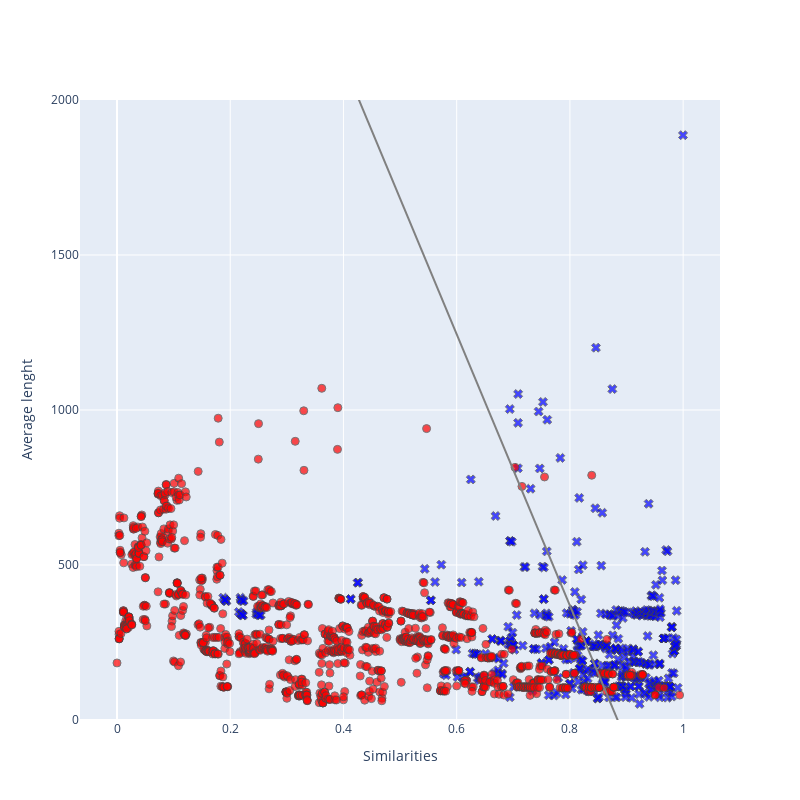
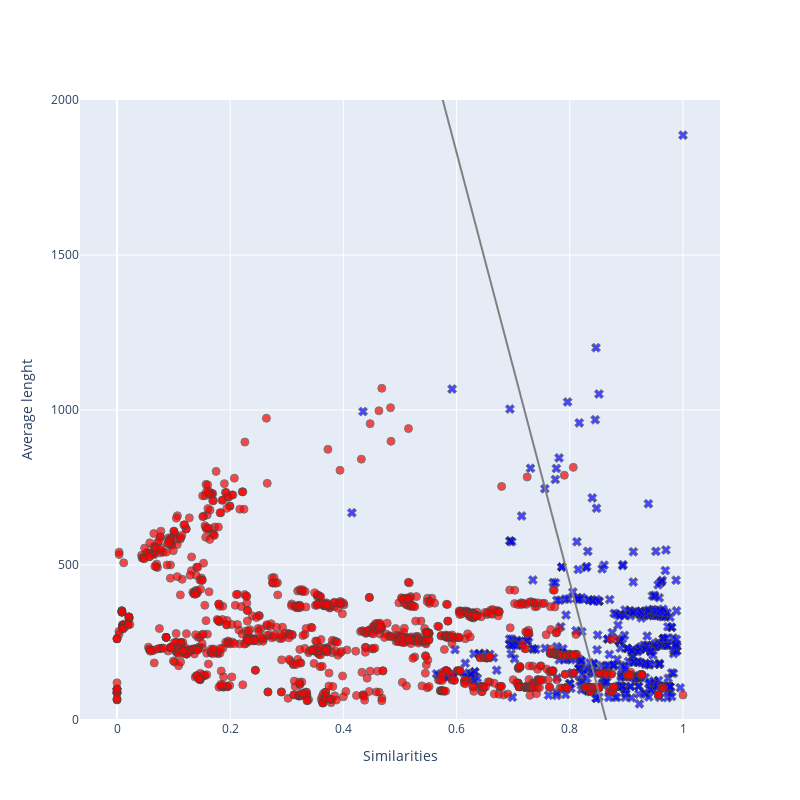

Here is the notebook cell these charts were saved with, in order:
### Code cell
from similarities.lcs_similarity import LCSSimilarity
visualize_data_and_lr_decision_boundary('filtered.csv', LCSSimilarity(vectorized=False))
visualize_data_and_lr_decision_boundary('filtered.csv', LCSSimilarity(vectorized=True))

### Figure 1 — Plotly figure (JSON) as saved in the notebook; plotly's stock layout.template omitted (floating-point values rounded to 4 significant figures; data arrays with more than 128 entries replaced by an {"elided": "..."} marker saying what was removed)
{"data": [{"marker": {"color": "blue", "line": {"width": 1}, "opacity": 0.7, "size": 8, "symbol": "x"}, "mode": "markers", "name": "positive", "showlegend": false, "type": "scatter", "x": {"elided": "440 float values"}, "y": {"elided": "440 float values"}}, {"marker": {"color": "red", "line": {"width": 1}, "opacity": 0.7, "size": 8, "symbol": "circle"}, "mode": "markers", "name": "negative", "showlegend": false, "type": "scatter", "x": {"elided": "1178 float values"}, "y": {"elided": "1178 float values"}}, {"line": {"color": "gray"}, "mode": "lines", "name": "decision boundary", "showlegend": false, "type": "scatter", "x": [0, 0.02041, 0.04082, 0.06122, 0.08163, 0.102, 0.1224, 0.1429, 0.1633, 0.1837, 0.2041, 0.2245, 0.2449, 0.2653, 0.2857, 0.3061, 0.3265, 0.3469, 0.3673, 0.3878, 0.4082, 0.4286, 0.449, 0.4694, 0.4898, 0.5102, 0.5306, 0.551, 0.5714, 0.5918, 0.6122, 0.6327, 0.6531, 0.6735, 0.6939, 0.7143, 0.7347, 0.7551, 0.7755, 0.7959, 0.8163, 0.8367, 0.8571, 0.8776, 0.898, 0.9184, 0.9388, 0.9592, 0.9796, 1], "y": [3871.0, 3782.0, 3692.0, 3603.0, 3514.0, 3424.0, 3335.0, 3246.0, 3156.0, 3067.0, 2978.0, 2888.0, 2799.0, 2710.0, 2620.0, 2531.0, 2442.0, 2352.0, 2263.0, 2174.0, 2084.0, 1995.0, 1906.0, 1816.0, 1727.0, 1638.0, 1548.0, 1459.0, 1370.0, 1280.0, 1191.0, 1102.0, 1012.0, 922.8, 833.5, 744.1, 654.8, 565.5, 476.1, 386.8, 297.4, 208.1, 118.8, 29.42, -59.92, -149.3, -238.6, -327.9, -417.3, -506.6]}], "layout": {"height": 800, "width": 800, "xaxis": {"title": {"text": "Similarities"}}, "yaxis": {"range": [0, 2000], "title": {"text": "Average lenght"}}}}

### Figure 2 — Plotly figure (JSON) as saved in the notebook; plotly's stock layout.template omitted (floating-point values rounded to 4 significant figures; data arrays with more than 128 entries replaced by an {"elided": "..."} marker saying what was removed)
{"data": [{"marker": {"color": "blue", "line": {"width": 1}, "opacity": 0.7, "size": 8, "symbol": "x"}, "mode": "markers", "name": "positive", "showlegend": false, "type": "scatter", "x": {"elided": "440 float values"}, "y": {"elided": "440 float values"}}, {"marker": {"color": "red", "line": {"width": 1}, "opacity": 0.7, "size": 8, "symbol": "circle"}, "mode": "markers", "name": "negative", "showlegend": false, "type": "scatter", "x": {"elided": "1178 float values"}, "y": {"elided": "1178 float values"}}, {"line": {"color": "gray"}, "mode": "lines", "name": "decision boundary", "showlegend": false, "type": "scatter", "x": [0, 0.02041, 0.04082, 0.06122, 0.08163, 0.102, 0.1224, 0.1429, 0.1633, 0.1837, 0.2041, 0.2245, 0.2449, 0.2653, 0.2857, 0.3061, 0.3265, 0.3469, 0.3673, 0.3878, 0.4082, 0.4286, 0.449, 0.4694, 0.4898, 0.5102, 0.5306, 0.551, 0.5714, 0.5918, 0.6122, 0.6327, 0.6531, 0.6735, 0.6939, 0.7143, 0.7347, 0.7551, 0.7755, 0.7959, 0.8163, 0.8367, 0.8571, 0.8776, 0.898, 0.9184, 0.9388, 0.9592, 0.9796, 1], "y": [5989.0, 5847.0, 5706.0, 5564.0, 5423.0, 5281.0, 5140.0, 4998.0, 4857.0, 4716.0, 4574.0, 4433.0, 4291.0, 4150.0, 4008.0, 3867.0, 3726.0, 3584.0, 3443.0, 3301.0, 3160.0, 3018.0, 2877.0, 2735.0, 2594.0, 2453.0, 2311.0, 2170.0, 2028.0, 1887.0, 1745.0, 1604.0, 1463.0, 1321.0, 1180.0, 1038.0, 896.8, 755.3, 613.9, 472.5, 331.0, 189.6, 48.16, -93.27, -234.7, -376.1, -517.6, -659.0, -800.5, -941.9]}], "layout": {"height": 800, "width": 800, "xaxis": {"title": {"text": "Similarities"}}, "yaxis": {"range": [0, 2000], "title": {"text": "Average lenght"}}}}
